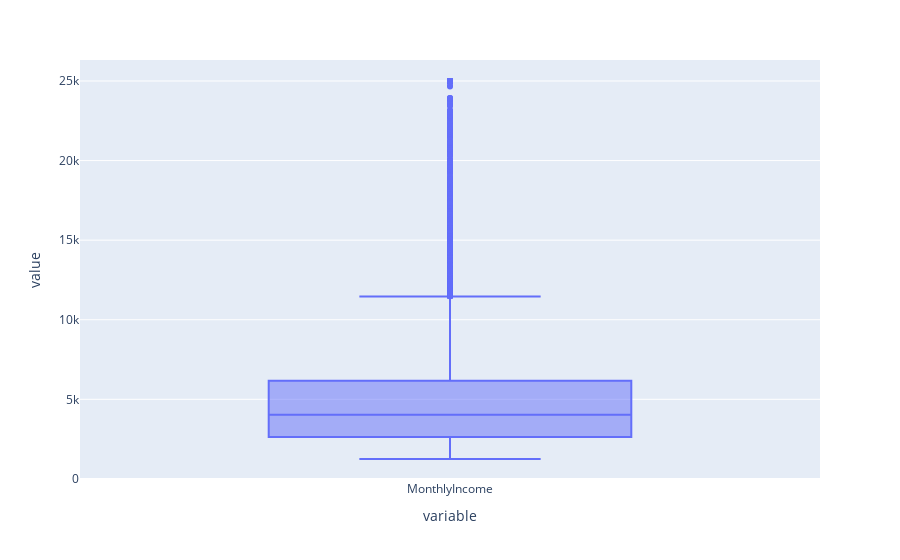

Notebook cell for this chart:
### Markdown cell above
### Scaling loan amount and annual income to IDR

### Code cell
px.box(df["MonthlyIncome"])

### Figure 1 — Plotly figure (JSON) as saved in the notebook; plotly's stock layout.template omitted (floating-point values rounded to 4 significant figures; data arrays with more than 128 entries replaced by an {"elided": "..."} marker saying what was removed)
{"data": [{"alignmentgroup": "True", "hovertemplate": "variable=%{x}<br>value=%{y}<extra></extra>", "legendgroup": "", "marker": {"color": "#636efa"}, "name": "", "notched": false, "offsetgroup": "", "orientation": "v", "showlegend": false, "type": "box", "x": {"elided": "20000 str values"}, "x0": " ", "xaxis": "x", "y": {"elided": "20000 float values"}, "y0": " ", "yaxis": "y"}], "layout": {"boxmode": "group", "legend": {"tracegroupgap": 0}, "margin": {"t": 60}, "xaxis": {"anchor": "y", "domain": [0, 1], "title": {"text": "variable"}}, "yaxis": {"anchor": "x", "domain": [0, 1], "title": {"text": "value"}}}}
